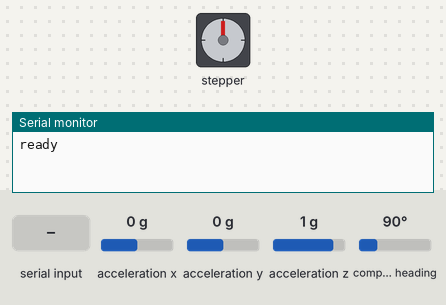
Bench run of a sketch on a simulated Arduino Uno, built with avr-gcc and run on an emulated ATmega328P. Parts: stepper motor, the last lines printed to the serial monitor. Inputs (shaded band) come from the test bench; at power-on: acceleration x 0 g, acceleration y 0 g, acceleration z 1 g, compass heading 90°. Stepper angles assume 200 steps per turn.

Above: at 2.2 s.
2.3 s: "<1>" received over Serial
3.8 s: "<90,45>" received over Serial
At 65.1 s:
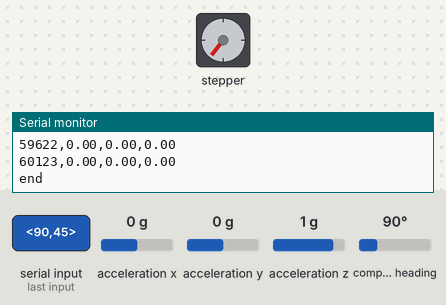
Timing chart, 0 to 65.4 s (numbered marks = the images above; inputs shaded):
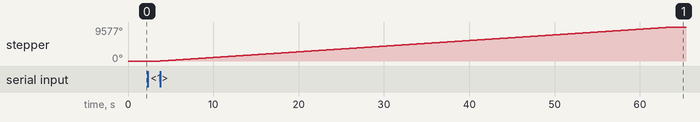

Measured:
- after the input at 3.8 s, stepper: turns 9577° clockwise in 60.1 s, starting at once

The sketch:

RPM_verification.ino
```cpp
/*
 Name:		RPM_verification.ino
 Created:	4/1/2018 2:42:59 PM
 Author:	Bhautik (Brian) Amin

 Motor: Nema 17 Bipolar 1.8deg, 26Ncm
 0.4 A, 12V supply
 A+ Black
 A- Green
 B+ Red
 B- Blue

*/


#include <AccelStepper.h>
#include <Wire.h>
#include <Adafruit_Sensor.h>
#include <Adafruit_BNO055.h>
#include <utility/imumaths.h>


const int steps_per_revolution = 200;

AccelStepper rpm_stepper(1, 10, 9);


long time = 0;
long prev_time = 0;
int interval = 500; //ms
String incoming_string = "";
double desired_speed = 00.00;
String command = "0";
boolean newData = false;
const byte numChars = 3;
char recievedChars[numChars];

int c = 0;
bool stop_test = true;

// IMU
/* Set the delay between fresh samples */
#define BNO055_SAMPLERATE_DELAY_MS (100)

Adafruit_BNO055 bno = Adafruit_BNO055();


// the setup function runs once when you press reset or power the board
void recieve_commands()
{
	static boolean recvInProgress = false;
	static byte ndx = 0;
	char rc;
	char endMarker = '>';
	char startMaker = '<';
	while (Serial.available() > 0 && newData == false)
	{
		rc = Serial.read();
		if (recvInProgress == true)
		{
			if (rc != endMarker)
			{
				recievedChars[ndx] = rc;
				ndx++;
				if (ndx >= numChars)
				{
					ndx = numChars - 1;
				}
			}
			else
			{
				recievedChars[ndx] = '\0'; //termiante the string
				recvInProgress = false;
				ndx = 0;
				newData = true;
			}
		}
		else if (rc == startMaker)
		{
			recvInProgress = true;
		}

	}
}


void parseCommands()
{
	command = recievedChars;
}


void setup() {

	Serial.begin(115200);
	/* Initialise the sensor */
	if (!bno.begin())
	{
		/* There was a problem detecting the BNO055 ... check your connections */
		Serial.print("Ooops, no BNO055 detected ... Check your wiring or I2C ADDR!");
		while (1);
	}

	delay(1000);
	Serial.println("ready");

	// 150 (Rev/Minute) * 200 (Pulses/Rev) * 1/60 (minutes/seconds) = 500 steps/second
	rpm_stepper.setMaxSpeed(500);
	rpm_stepper.setEnablePin(8);
	rpm_stepper.enableOutputs();


}

// the loop function runs over and over again until power down or reset
void loop() {

	recieve_commands();
	if (newData == true)
	{
		parseCommands();
		newData = false;
	}

	if (command == "1")
	{


		if (stop_test == true)
		{
			Serial.println("give");
			while (Serial.available() == 0)
			{
				desired_speed = Serial.parseFloat();
				stop_test = false;
				c = 0;
			}

		}
		else if (stop_test == false)
		{
			rpm_stepper.setCurrentPosition(0);
			rpm_stepper.setSpeed(desired_speed);
			long start_time = millis();
			while (stop_test == false)
			{
				rpm_stepper.runSpeed();

				if (millis() - prev_time > interval)
				{
					prev_time = millis();
					time = millis() - start_time;
					/* Display the current temperature */
					//int8_t temp_data = bno.getTemp();
					imu::Vector<3> accel_data = bno.getVector(Adafruit_BNO055::VECTOR_LINEARACCEL);
					//long current_position = rpm_stepper.currentPosition();
					//Serial.print(rpm_stepper.speed());
					//Serial.print(",");
					Serial.print(time);
					Serial.print(",");
					Serial.print(accel_data.x());
					Serial.print(",");
					Serial.print(accel_data.y());
					Serial.print(",");
					Serial.print(accel_data.z());
					Serial.println();
					if (time > 60000)
					{
						command = "0";
						stop_test = true;
						Serial.println("end");
						break;
					}

				}

			}
		}
	}


}
```
